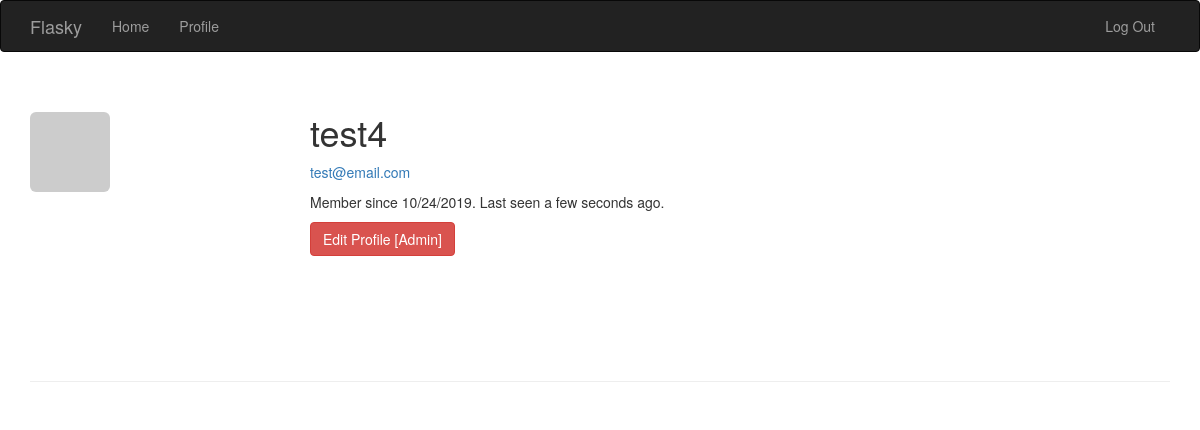
Screenshot of /user/test4 (signed in) with the database file from the repository.
### app/models.py (models this page shows, shortened)
class User(UserMixin, db.Model):
    __tablename__ = 'users'
    id = db.Column(db.Integer, primary_key=True)
    email = db.Column(db.String(64), unique=True, index=True)
    username = db.Column(db.String(64), unique=True, index=True)
    role_id = db.Column(db.Integer, db.ForeignKey('roles.id'))
    password_hash = db.Column(db.String(128))
    confirmed = db.Column(db.Boolean, default=False)
    name = db.Column(db.String(64))
    location = db.Column(db.String(64))
    about_me = db.Column(db.Text())
    member_since = db.Column(db.DateTime(), default=datetime.utcnow)
    last_seen = db.Column(db.DateTime(), default=datetime.utcnow)
    avatar_hash = db.Column(db.String(32))
    @property
    def password(self):
        raise AttributeError('password is not a readable attribute')
    def gravatar(self, size=100, default='identicon', rating='g'):
        if request.is_secure:
            url = 'https://secure.gravatar.com/avatar'
        else:
            url = 'http://secure.gravatar.com/avatar'
        hash = hashlib.md5(self.email.lower().encode('utf-8')).hexdigest()
        return '{url}/{hash}?s={size}&d={default}&r={rating}'.format(
                url=url, hash=hash, size=size, default=default, rating=rating)
    def can(self, perm):
        return self.role is not None and self.role.has_permission(perm)
    def is_administrator(self):
        return self.can(Permission.ADMIN)
    def ping(self):
        self.last_seen = datetime.utcnow()
        db.session.add(self)
        db.session.commit()

### app/main/views.py (the view)
@main.route('/user/<username>')
def user(username):
    user = User.query.filter_by(username=username).first_or_404()
    return render_template('user.html', user=user)

### app/auth/views.py (called while the page is built)
@auth.before_app_request
def before_request():
    if current_user.is_authenticated:
        current_user.ping()
        if not current_user.confirmed \
                and request.endpoint \
                and request.blueprint != 'auth' \
                and request.endpoint != 'static':
            return redirect(url_for('auth.unconfirmed'))

### app/main/__init__.py (called while the page is built)
@main.app_context_processor
def inject_permissions():
    return dict(Permission=Permission)

### app/models.py (called while the page is built)
@login_manager.user_loader
def load_user(user_id):
    return User.query.get(int(user_id))

    def has_permission(self, perm):
        return self.permissions & perm == perm

### app/templates/user.html (shortened to what this page needs)
{% extends "base.html" %}
{% block page_content %}
<div class="page-header">
    <img class="img-rounded profile-thumbnail" src="{{ user.gravatar(size=256) }}">
    <div class="profile-header">
        <h1>{{ user.username }}</h1>
        {% if current_user.is_administrator() %}
        <p><a href="mailto:{{ user.email }}">{{ user.email }}</a></p>
        {% endif %}
        <p>Member since {{ moment(user.member_since).format('L') }}.
           Last seen {{ moment(user.last_seen).fromNow() }}.
        </p>
        <p>
            {% if current_user.is_administrator() %}
                <a class="btn btn-danger"
                        href="{{ url_for('.edit_profile_admin', id=user.id) }}">
                    Edit Profile [Admin]
                </a>
            {% endif %}
        </p>
    </div>
</div>
{% endblock %}

### app/static/styles.css (style rules this page uses)
.profile-thumbnail { position: absolute; }
.profile-header { min-height: 260px; margin-left: 280px; }

### rows the page displays
User: username "test4", email "test@email.com", member_since "10/24/2019", last_seen "a few seconds ago"
